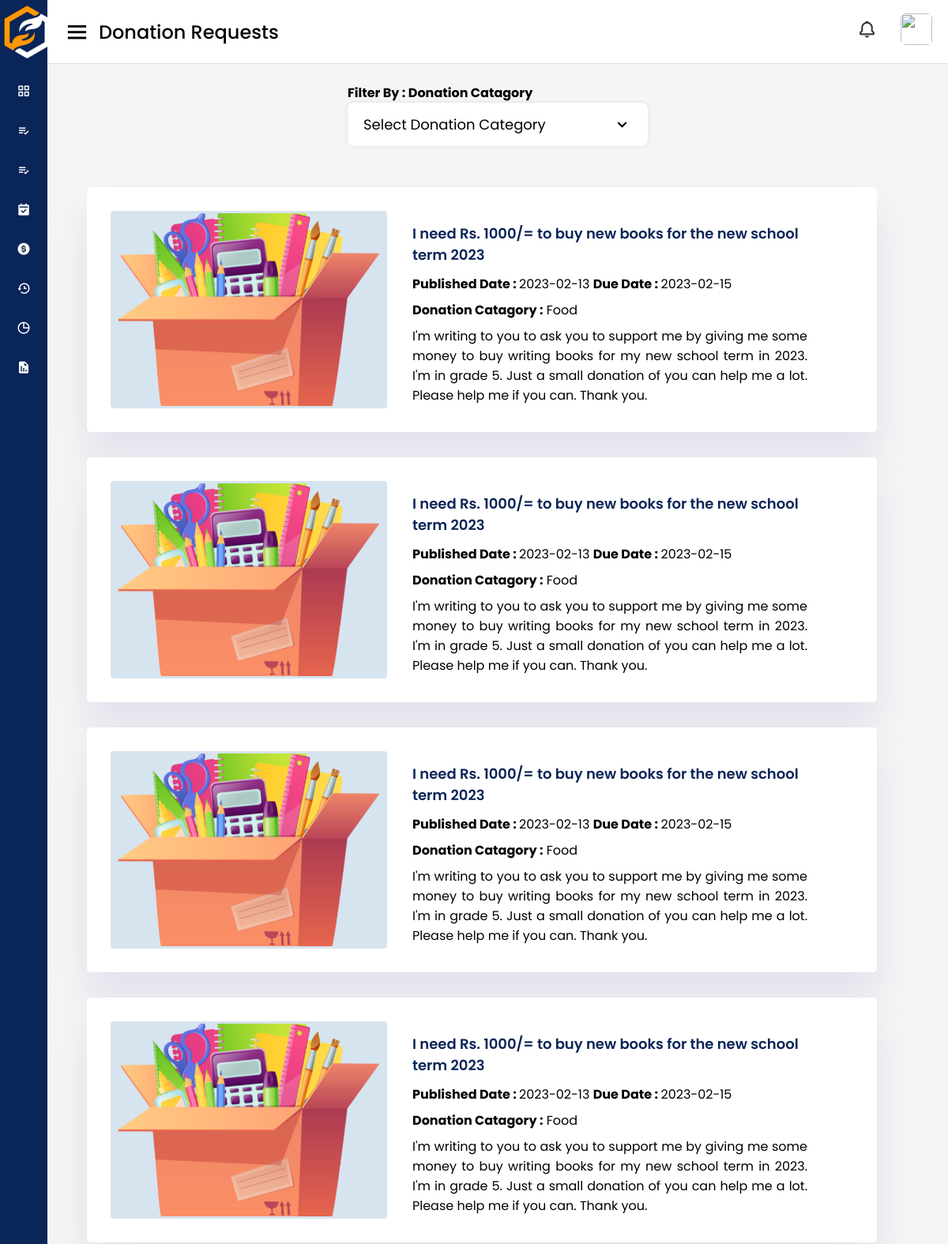
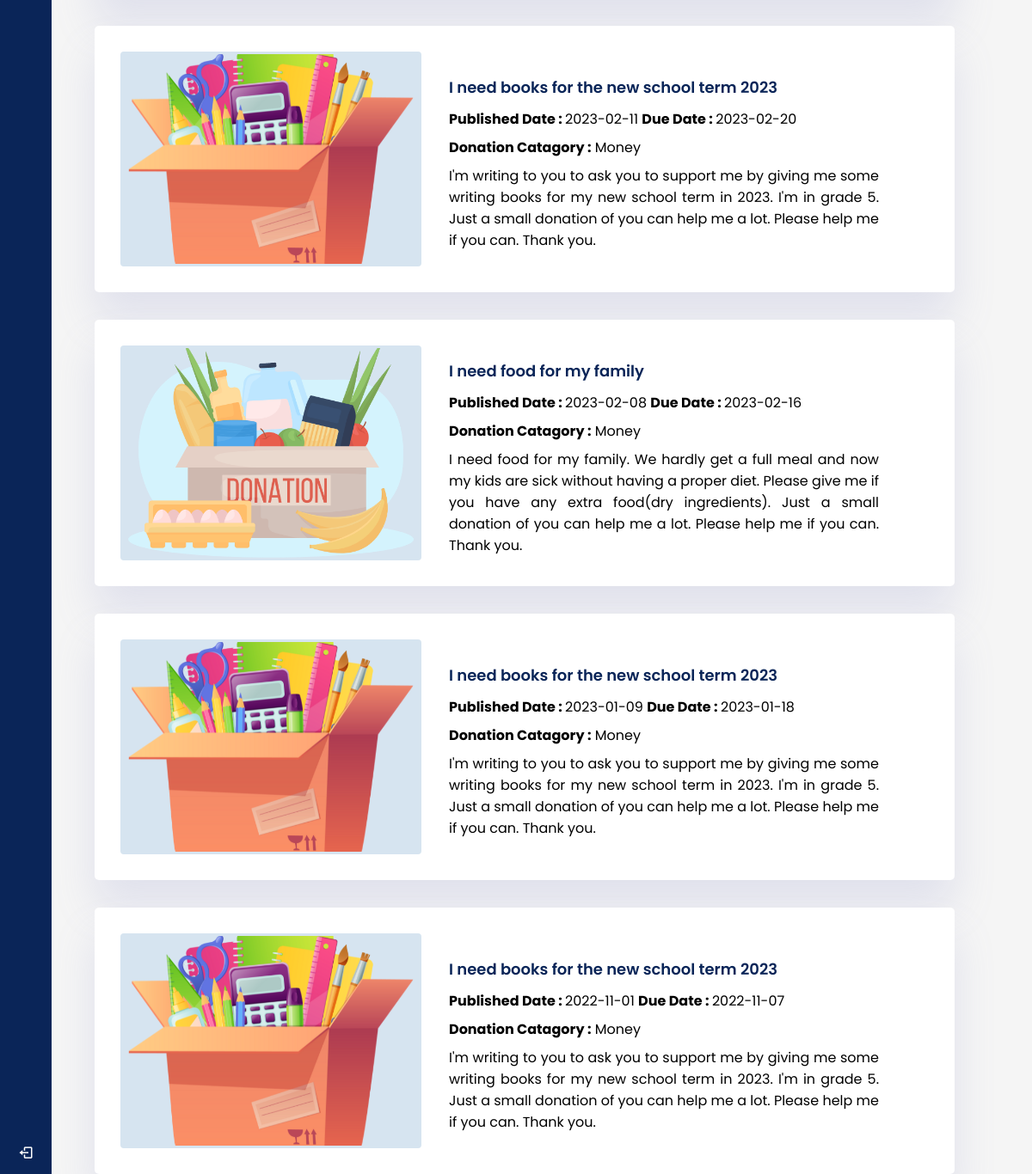
/pages/donationRequestsDonor (signed in), run on the app's committed database (2 pictures, top to bottom).
### tables this page shows
CREATE TABLE `donation_req` (
  `id` int(11) NOT NULL,
  `request_title` varchar(255) NOT NULL,
  `name` varchar(255) NOT NULL,
  `NIC` varchar(255) NOT NULL,
  `description` varchar(255) NOT NULL,
  `contact` int(10) NOT NULL,
  `zipcode` varchar(255) NOT NULL,
  `cat_id` int(11) NOT NULL,
  `status` int(11) NOT NULL,
  `published_date` date NOT NULL,
  `due_date` date NOT NULL,
  `req_type` int(11) NOT NULL,
  `user_id` int(11) NOT NULL,
  `proof_document` varchar(255) NOT NULL,
  `thumbnail` varchar(255) NOT NULL,
  `rejection_note` varchar(255) NOT NULL,
  `rejected_date` date NOT NULL,
  `completed_date` date NOT NULL
);

CREATE TABLE `categories` (
  `id` int(11) NOT NULL,
  `category_name` varchar(255) NOT NULL
);

### app/controllers/Pages.php (called while the page is built, shortened)
<?php
class Pages extends Controller
{
    public function __construct()
    {
        $this->donorModel = $this->model('DonorModel');
    }
    public function profileImage()
    {
        if (isset($_SESSION['user_id'])) {
            $id = $_SESSION['user_id'];
            $userdata = $this->donorModel->getUserData($id);
            foreach ($userdata as $user) :
                $image_name = $user->prof_img;
            endforeach;
            return $image_name;
        } else {
            $this->view('users/login', $data);
        }
    }
    public function donationRequestsDonor()
    {
        $requests = $this->donorModel->getDonationRequests();
        $financials = $this->donorModel->getFinancialRequests();
        $non_financials = $this->donorModel->getNonFinancialRequests();
        $image_name = $this->profileImage();
        $data = [
            'title' => 'Donation Requests',
            'prof_img' => $image_name,
            'requests' => $requests,
            'financials' => $financials,
            'non_financials' => $non_financials
        ];
        $this->view('users/donor/donation_requests_donor', $data);
    }
}

### app/libraries/Core.php (called while the page is built, shortened)
<?php
  class Core {
    protected $currentMethod = 'index';
    public function __construct(){
      $url = $this->getUrl();
      if(file_exists('../app/controllers/' . ucwords($url[0] ?? ''). '.php')){
        unset($url[0]);
      }
      $this->currentController = new $this->currentController;
      if(isset($url[1])){
        if(method_exists($this->currentController, $url[1])){
          $this->currentMethod = $url[1];
          unset($url[1]);
        }
      }
      $this->params = $url ? array_values($url) : [];
      call_user_func_array([$this->currentController, $this->currentMethod], $this->params);
    }
      public function getUrl(){
      if(isset($_GET['url'])){
        $url = rtrim($_GET['url'], '/');
        $url = filter_var($url, FILTER_SANITIZE_URL);
        $url = explode('/', $url);
        return $url;
      }
    }
  }

### public/index.php (called while the page is built, shortened)
<?php
    $init = new Core;

### app/libraries/Database.php (called while the page is built, shortened)
<?php
class Database
{
    private $host = DB_HOST;
    private $user = DB_USER;
    private $pass = DB_PASS;
    private $dbname = DB_NAME;
    private $dbh;
    private $stmt;
    public function __construct()
    {
        $dsn = 'mysql:host=' . $this->host . ';dbname=' . $this->dbname;
        $options = array(
            PDO::ATTR_PERSISTENT => true,
            PDO::ATTR_ERRMODE => PDO::ERRMODE_EXCEPTION
        );
        try {
            $this->dbh = new PDO($dsn, $this->user, $this->pass, $options);
        } catch (PDOException $e) {
            $this->error = $e->getMessage();
            echo $this->error;
        }
    }
    public function query($sql)
    {
        $this->stmt = $this->dbh->prepare($sql);
    }
    public function bind($param, $value, $type = null)
    {
        if (is_null($type)) {
            switch (true) {
                case is_int($value):
                    $type = PDO::PARAM_INT;
                    break;
            }
        }
        $this->stmt->bindValue($param, $value, $type);
    }
    public function resultSet()
    {
        $this->execute();
        return $this->stmt->fetchAll(PDO::FETCH_OBJ);
    }
    public function execute()
    {
        return $this->stmt->execute();
    }
}

### app/models/DonorModel.php (called while the page is built, shortened)
<?php
    class DonorModel {
        private $db;
        public function __construct()
        {
            $this->db = new Database;
        }
        public function getDonationRequests(){
            $this->db->query('SELECT donation_req.id, donation_req.request_title, donation_req.description,  donation_req.cat_id, donation_req.published_date, donation_req.due_date, donation_req.proof_document, categories.category_name FROM donation_req INNER JOIN categories ON donation_req.cat_id = categories.id ORDER BY donation_req.id DESC');
            $results = $this->db->resultSet();
            return $results;
        }
        public function getFinancialRequests(){
            $this->db->query('SELECT * FROM financial_req');
            $results = $this->db->resultSet();
            return $results;
        }
        public function getNonFinancialRequests(){
            $this->db->query('SELECT * FROM nfinancial_req');
            $results = $this->db->resultSet();
            return $results;
        }
        public function getUserData($id){
            $this->db->query('SELECT * FROM reg_user WHERE id = :id');
            $this->db->bind(':id', $id);
            $results = $this->db->resultSet();
            return $results;
        }
}

### app/views/users/donor/donation_requests_donor.php (the view, shortened to what this page needs)
<!DOCTYPE html>
<html lang="en" dir="ltr">
  <head>
    <link rel="stylesheet" href="<?php echo URLROOT; ?>/css/style_dashboard.css" />
    <link rel="stylesheet" href="<?php echo URLROOT; ?>/css/stylesdash.css" />
    <link rel="stylesheet" href="<?php echo URLROOT; ?>/css/donation_list.css" />
  <link rel="stylesheet" href="<?php echo URLROOT; ?>/css/style_user.css" />
    <link
      href="https://unpkg.com/boxicons@2.0.7/css/boxicons.min.css"
      rel="stylesheet"
    />
    <link href="https://unpkg.com/boxicons@2.0.7/css/boxicons.min.css" rel="stylesheet" />
  </head>
  <body>
    <?php require APPROOT.'/views/inc/side_navbar_donor.php';?>
    <section class="home-section">
      <nav>
        <div class="sidebar-button">
          <i class="bx bx-menu sidebarBtn"></i>
          <span class="dashboard">Donation Requests</span>
        </div>
        <div class="profile-details">
          <div class="notification">
            <i class="bx bx-bell bx-tada notification"></i>
          </div>
            <a href="<?php echo URLROOT; ?>/pages/profileDonor"><img src="<?php echo URLROOT; ?>/img/<?php echo $data['prof_img'];  ?>" alt="" /></a>
        </div>
      </nav>
      <div class="main-container">
         <div class="select-menu">
            <h4>Filter By : Donation Catagory</h4>
            <div class="select-btn">
                <span class="sBtn-text">Select Donation Category</span>
                <i class="bx bx-chevron-down"></i>
            </div>
        </div>
            <div class="gigcontainer">
            <?php foreach($data['requests'] as $requests ): ?>
                <div class="box">
                    <div class="image">
                        <img src="<?php echo URLROOT; ?>/img/<?php echo $requests->proof_document;  ?>">
                    </div>
                    <div class="easy">
                        <div class="name_job"><?php echo $requests->request_title;  ?></div>
                        <p><b>Published Date : </b><?php echo $requests->published_date;  ?>       <b>Due Date : </b><?php echo $requests->due_date;  ?></p>
                        <p><b>Donation Catagory :</b> <?php echo $requests->category_name;  ?></p>
                        <p><?php echo $requests->description;  ?>
                        </p>
                    </div>
                </div>
                <?php endforeach; ?>
            </div>
        </div>
    </section>
  </body>
</html>

### app/libraries/Controller.php (shortened to what this page needs)
<?php
  class Controller {
      public function view($view, $data = []){
      if(file_exists('../app/views/' . $view . '.php')){
        require_once '../app/views/' . $view . '.php';
      } else {
        die('View does not exist');
      }
    }
  }

### app/views/inc/side_navbar_donor.php (shortened to what this page needs)
<div class="sidebar">
      <div class="logo-details">
      </div>
      <ul class="nav-links">
        <li>
          <a href="<?php echo URLROOT; ?>/donor/index">
            <i class="bx bx-grid-alt"></i>
            <span class="links_name">Dashboard</span>
          </a>
        </li>
        <li>
          <a href="<?php echo URLROOT; ?>/pages/donationRequestsDonor">
            <i class="bx bx-list-check"></i>
            <span class="links_name">Donation Requests</span>
          </a>
        </li>
        <li>
          <a href="<?php echo URLROOT; ?>/donor/eventsDonor">
            <i class="bx bx-list-check"></i>
            <span class="links_name">Events</span>
          </a>
        </li>
        <li>
          <a href="<?php echo URLROOT; ?>/donor/reservationsDonor">
            <i class="bx bxs-calendar-check"></i>
            <span class="links_name">Reservations</span>
          </a>
        </li>
        <li id="item1">
          <a href="<?php echo URLROOT; ?>/donor/sponsorshipsDonor">
            <i class="bx bxs-dollar-circle"></i>
            <span class="links_name">Sponsor</span>
          </a>
        </li>
        <li>
          <a href="<?php echo URLROOT; ?>/pages/donationHistoryDonor">
            <i class="bx bx-history"></i>
            <span class="links_name">Donation History</span>
          </a>
        </li>
        <li>
          <a href="<?php echo URLROOT; ?>/donor/stats">
            <i class="bx bx-pie-chart-alt"></i>
            <span class="links_name">Stats</span>
          </a>
        </li>
        <li id="item2">
          <a href="#">
            <i class="bx bxs-report"></i>
            <span class="links_name">Reports</span>
          </a>
        </li>
        <li class="log_out">
          <a href="<?php echo URLROOT; ?>/users/logout">
            <i class="bx bx-log-out"></i>
            <span class="links_name">Log out</span>
          </a>
        </li>
      </ul>
    </div>

### public/css/style_dashboard.css (style rules this page uses)
* { margin: 0; padding: 0; box-sizing: border-box; font-family: 'Poppins', sans-serif; }
.main-container { padding-top: 100px; padding-left: 50px; padding-right: 50px; }
.sidebar { position: fixed; height: 100%; width: 240px; background: #0A2558; transition: all 0.5s ease; }
.sidebar .logo-details { height: 80px; display: flex; align-items: center; }
.sidebar .nav-links { margin-top: 10px; }
.sidebar .nav-links li { position: relative; list-style: none; height: 50px; }
.sidebar .nav-links li a { height: 100%; width: 100%; display: flex; align-items: center; text-decoration: none; transition: all 0.4s ease; }
.sidebar .nav-links li i { min-width: 60px; text-align: center; font-size: 18px; color: #fff; }
.sidebar .nav-links li a .links_name { color: #fff; font-size: 15px; font-weight: 400; white-space: nowrap; }
.sidebar .nav-links .log_out { position: absolute; bottom: 0; width: 100%; }
.home-section { position: relative; background: #f5f5f5; min-height: 100vh; width: calc(100% - 240px); left: 240px; transition: all 0.5s ease; }
.home-section nav { display: flex; justify-content: space-between; height: 80px; background: #fff; display: flex; align-items: center; position: fixed; width: calc(100% - 240px); left: 240px; z-index: 100; padding: 0 20px; box-shadow: 0 1px 1px rgba(0, 0, 0, 0.1); transition: all 0.5s ease; }
.home-section nav .sidebar-button { display: flex; align-items: center; font-size: 24px; font-weight: 500; }
nav .sidebar-button i { font-size: 35px; margin-right: 10px; }
.home-section nav .profile-details { display: flex; align-items: center; padding: 0 auto; }
.profile-details i { padding: 0px 30px; }
nav .profile-details img { height: 40px; width: 40px; border-radius: 6px; object-fit: cover; }
nav .profile-details i { font-size: 25px; color: #333; }
.bx-bell { padding: 10px 10px; }
a { text-decoration: none; }
@media (max-width: 1240px) { .sidebar { width: 60px; } }
@media (max-width: 1240px) { .home-section { width: calc(100% - 60px); left: 60px; } }
@media (max-width: 1240px) { .home-section nav { width: calc(100% - 60px); left: 60px; } }

### public/css/stylesdash.css (style rules this page uses)
p { text-align: right; }

### data on the page
donation_req: proof_document (picture), request_title "I need Rs. 1000/= to buy new books for the new school term 2023", published_date "2023-02-13", due_date "2023-02-15", categories.category_name "Food", description "I'm writing to you to ask you to support me by giving me some money to buy writing books for my new school term in 2023. I'm in grade 5. Just a small donation of you can help me a lot. Please help me if you can. Thank you."
donation_req: proof_document (picture), request_title "I need Rs. 1000/= to buy new books for the new school term 2023", published_date "2023-02-13", due_date "2023-02-15", categories.category_name "Food", description "I'm writing to you to ask you to support me by giving me some money to buy writing books for my new school term in 2023. I'm in grade 5. Just a small donation of you can help me a lot. Please help me if you can. Thank you."
donation_req: proof_document (picture), request_title "I need Rs. 1000/= to buy new books for the new school term 2023", published_date "2023-02-13", due_date "2023-02-15", categories.category_name "Food", description "I'm writing to you to ask you to support me by giving me some money to buy writing books for my new school term in 2023. I'm in grade 5. Just a small donation of you can help me a lot. Please help me if you can. Thank you."
donation_req: proof_document (picture), request_title "I need Rs. 1000/= to buy new books for the new school term 2023", published_date "2023-02-13", due_date "2023-02-15", categories.category_name "Food", description "I'm writing to you to ask you to support me by giving me some money to buy writing books for my new school term in 2023. I'm in grade 5. Just a small donation of you can help me a lot. Please help me if you can. Thank you."
donation_req: proof_document (picture), request_title "I need books for the new school term 2023", published_date "2023-02-11", due_date "2023-02-20", categories.category_name "Money", description "I'm writing to you to ask you to support me by giving me some writing books for my new school term in 2023. I'm in grade 5. Just a small donation of you can help me a lot. Please help me if you can. Thank you."
donation_req: proof_document (picture), request_title "I need food for my family", published_date "2023-02-08", due_date "2023-02-16", categories.category_name "Money", description "I need food for my family. We hardly get a full meal and now my kids are sick without having a proper diet. Please give me if you have any extra food(dry ingredients). Just a small donation of you can help me a lot. Please help me if you can. Thank you."
donation_req: proof_document (picture), request_title "I need books for the new school term 2023", published_date "2023-01-09", due_date "2023-01-18", categories.category_name "Money", description "I'm writing to you to ask you to support me by giving me some writing books for my new school term in 2023. I'm in grade 5. Just a small donation of you can help me a lot. Please help me if you can. Thank you."
donation_req: proof_document (picture), request_title "I need books for the new school term 2023", published_date "2022-11-01", due_date "2022-11-07", categories.category_name "Money", description "I'm writing to you to ask you to support me by giving me some writing books for my new school term in 2023. I'm in grade 5. Just a small donation of you can help me a lot. Please help me if you can. Thank you."
